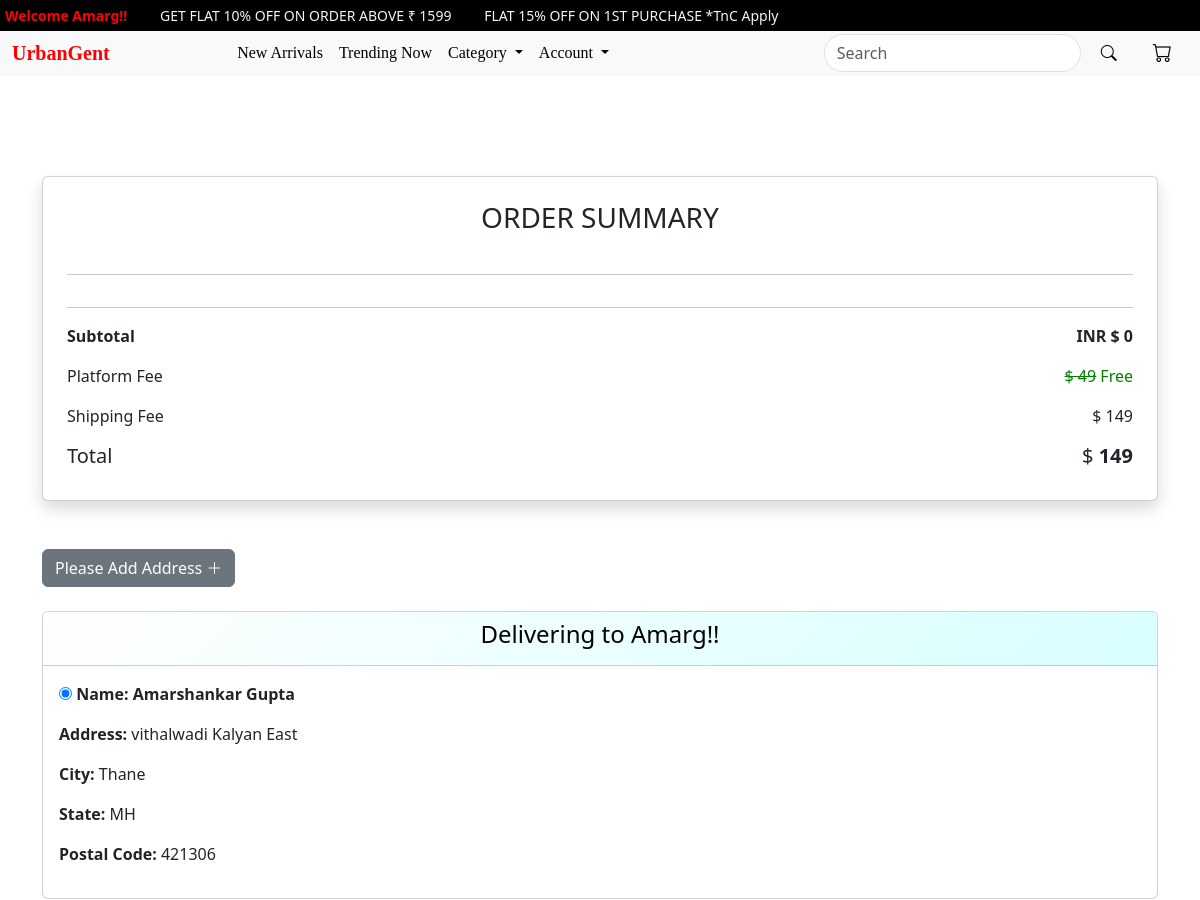
/checkout/ (signed in, upper part), run on an earlier commit of the app's database.
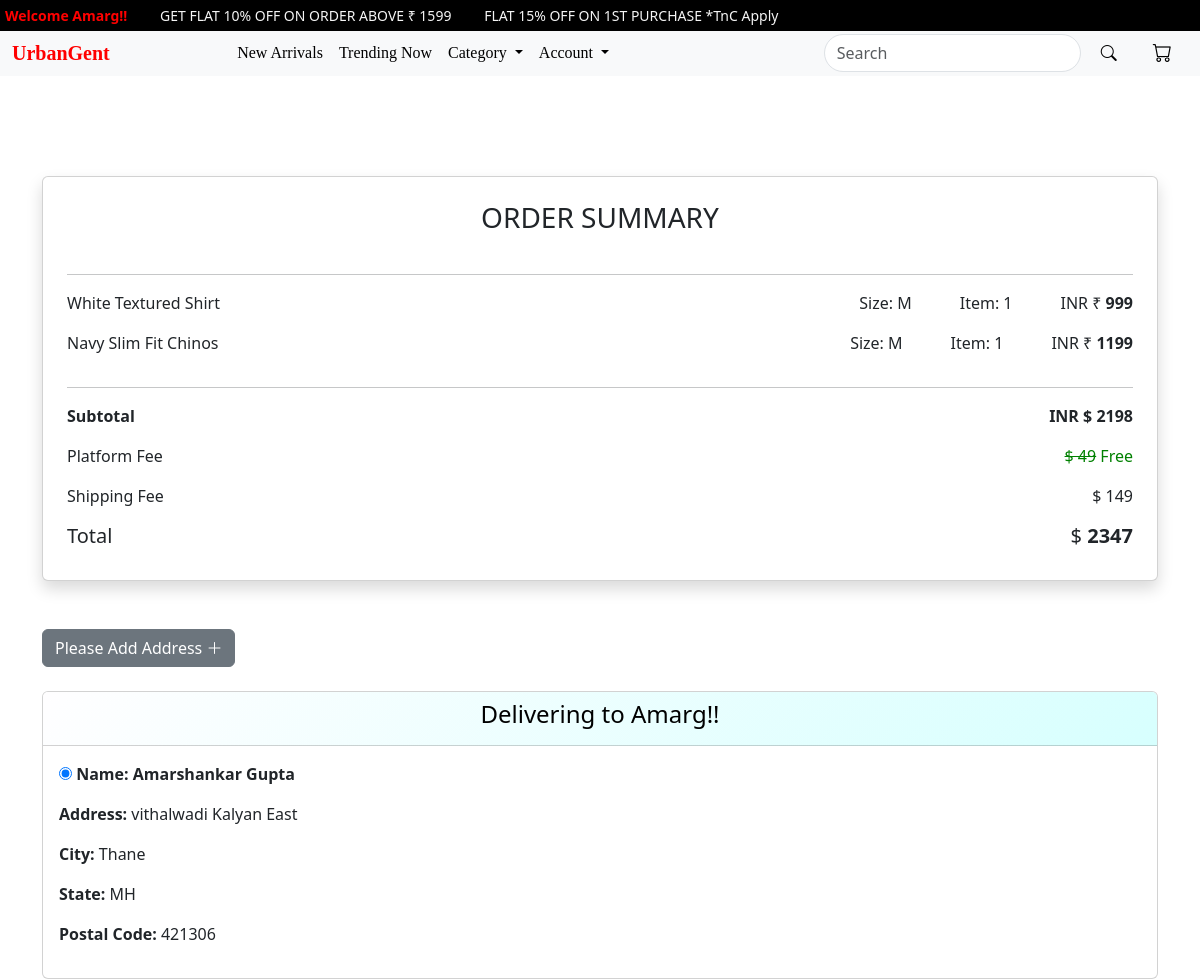
And on a later commit of the database.
### core/models.py (models this page shows, shortened)
class Userdetails(models.Model):
    STATE_CHOICES = [
        ('AP', 'Andhra Pradesh'),
        ('AR', 'Arunachal Pradesh'),
        ('AS', 'Assam'),
        ('BR', 'Bihar'),
        ('CT', 'Chhattisgarh'),
        ('GA', 'Goa'),
        ('GJ', 'Gujarat'),
        ('HR', 'Haryana'),
        ('HP', 'Himachal Pradesh'),
        ('JH', 'Jharkhand'),
        ('KA', 'Karnataka'),
        ('KL', 'Kerala'),
        ('MP', 'Madhya Pradesh'),
        ('MH', 'Maharashtra'),
        ('MN', 'Manipur'),
        ('ML', 'Meghalaya'),
        ('MZ', 'Mizoram'),
        ('NL', 'Nagaland'),
        ('OR', 'Odisha'),
        ('PB', 'Punjab'),
        ('RJ', 'Rajasthan'),
        ('SK', 'Sikkim'),
        ('TN', 'Tamil Nadu'),
        ('TG', 'Telangana'),
        ('TR', 'Tripura'),
        ('UP', 'Uttar Pradesh'),
        ('UK', 'Uttarakhand'),
        ('WB', 'West Bengal'),
        ('AN', 'Andaman and Nicobar Islands'),
        ('CH', 'Chandigarh'),
        ('DN', 'Dadra and Nagar Haveli and Daman and Diu'),
        ('DL', 'Delhi'),
        ('JK', 'Jammu and Kashmir'),
        ('LA', 'Ladakh'),
        ('LD', 'Lakshadweep'),
        ('PY', 'Puducherry'),
    ]
    user = models.ForeignKey(User, on_delete=models.CASCADE)
    name=models.CharField(max_length=100)
    address=models.CharField(max_length=100)
    city=models.CharField(max_length=100)
    state=models.CharField(max_length=2,choices=STATE_CHOICES)
    pincode=models.IntegerField(
        default=0,
        blank=True,
        null=True
    )

class CartUpperwear(models.Model):
     user = models.ForeignKey(User, on_delete=models.CASCADE)
     product=models.ForeignKey(new_arrival, on_delete=models.CASCADE)
     quantity=models.PositiveIntegerField(default=1)
     size = models.CharField(default="S", max_length=50)
     @property
     def price_and_quantity_total(self):
        return self.product.discounted_price*self.quantity

class new_arrival(models.Model):
        CATEGORY_CHOICES = [
        ('NEWARRIVAL','newarrival'),
        ('SHIRTS','shirts'),
        ('T_SHIRTS','t-shirts'),
        ('SWEATSHIRTS','sweatshirts'),
        ('TROUSERS','trousers'),
        ('SHORTS','shorts'),
        ('TRENDING','trending')
    ]
        SIZE_CHOICES = [
        ('S', 'Small'),
        ('M', 'Medium'),
        ('L', 'Large'),
        ('XL', 'Extra Large'),
    ]
        name=models.CharField(max_length=100)
        category = models.CharField(max_length=30,choices=CATEGORY_CHOICES)
        short_d = models.CharField(max_length=400)
        desc = models.TextField()
        original_price=models.IntegerField(default=1000)
        discounted_price=models.IntegerField()
        size = models.CharField(max_length=2, choices=SIZE_CHOICES,default='S')
        upperwear_img = models.ImageField(upload_to='new_arrival_img')

### core/views.py (the view)
# urls.py: path('checkout/',views.checkout,name='checkout'),
def checkout(request):
    if request.user.is_authenticated:
        ca = CartUpperwear.objects.filter(user=request.user)
        total = sum(c.product.discounted_price * c.quantity for c in ca)
        delivery_charge = 149
        final_price = total + delivery_charge
        address = Userdetails.objects.filter(user=request.user)
        if request.method == "POST":
            selected_address = request.POST.get("selected_address")
            if not selected_address:
                messages.error(request, "Please select an address before proceeding to payment.")
                return redirect("checkout")  # Redirect back to checkout page
            return redirect("payment")  # Proceed to payment if address is selected
        return render(request, "core/checkout.html", {
            "ca": ca,
            "total": total,
            "final_price": final_price,
            "address": address,
        })
    else:
        return redirect("login")

### core/templates/core/checkout.html (shortened to what this page needs)
{% extends "core/base.html" %}
{% load static %}
{% block content %}
<div class="container order-check">
    <div class="card shadow p-4" style="width: 100%;">
        <h3 class="text-center mb-4">ORDER SUMMARY</h3>
        <hr>
        {% for c in ca %}
        <div class="d-flex justify-content-between">
            <p>{{ c.product.short_d }}</p>
            <div class="d-flex">
                <p class="me-5">Size: {{ c.size }}</p>
                <p class="me-5">Item: {{ c.quantity }}</p>
                <p>INR &#8377 <strong>{{ c.price_and_quantity_total }}</strong></p>
            </div>
        </div>
        {% endfor %}
        <hr>
        <div class="d-flex justify-content-between">
            <p class="fw-semibold">Subtotal</p>
            <p class="fw-semibold">INR &#x24; <strong>{{ total }}</strong></p>
        </div>
        <div class="d-flex justify-content-between">
            <p>Platform Fee</p>
            <p style="color:green;"><s>&#x24; 49</s> Free</p>
        </div>
        <div class="d-flex justify-content-between">
            <p>Shipping Fee</p>
            <p>&#x24; 149</p>
        </div>
        <div class="d-flex justify-content-between">
            <h5>Total</h5>
            <h5>&#x24; <strong>{{ final_price }}</strong></h5>
        </div>
    </div>
</div>
<div class="container mt-5">
    <div>
        <a href={% url "payment_address" %} style='text-decoration:none; color:white '> <button class='btn btn-secondary' {% url "payment_address" %}> Please Add Address <i class="bi bi-plus-lg"></i></button></a>
     </div>
     <br>
    <div class="row justify-content-center g-4">
        <form action="{% url 'payment' %}" method="POST">
            {% for add in address %}
            <div class="col-md-12">
                <div class="card mb-4">
                    <div class="card-header text-center" style='background-image: linear-gradient(-225deg, #FFFEFF 0%, #D7FFFE 100%); color:black;'>
                        <h4>Delivering to {{request.user}}!!</h4>
                    </div>
                        <div class="card-body d-flex flex-column align-items-start">
                            <p class="mb-0">
                                <input type="radio" name="selected_address" value="{{ add.id }}" checked>
                                <strong>Name: {{ add.name }}</strong>
                                <p>
                                    <p><strong>Address: </strong>{{ add.address }}</p>
                                    <p><strong>City: </strong>{{ add.city }}</p>
                                    <p><strong>State: </strong>{{ add.state }}</p>
                                    <p><strong>Postal Code: </strong>{{ add.pincode }}</p>
                                </div>
                            </div>
                        </div>
                        {% endfor %}
                                                <br><br><br><br><br><br>
                    </form>
{% endblock content %}

### core/templates/core/navbar.html (shortened to what this page needs)
{% load static %}
<marquee class="marque" style="background-color:black; white-space: nowrap; overflow: hidden; text-overflow: clip; width: 100%; font-size: 14px; padding: 5px;">
  <span style="color:red; font-weight: bold;">
    {% if request.user.is_authenticated %}
      Welcome {{request.user}}!!
    {% else %}
      <strong>Please Login!!</strong>
    {% endif %}
  </span>
  &nbsp;&nbsp;&nbsp;&nbsp;&nbsp;&nbsp;&nbsp;&nbsp;GET FLAT 10% OFF ON ORDER ABOVE &#8377; 1599
  &nbsp;&nbsp;&nbsp;&nbsp;&nbsp;&nbsp;&nbsp;&nbsp;FLAT 15% OFF ON 1ST PURCHASE *TnC Apply
</marquee>
<nav class="navbar navbar-expand-lg bg-body-tertiary">
  <div class="container-fluid">
    <a class="navbar-brand" href="{% url 'index' %}" id="logo" style="font-family: cursive;"><strong>UrbanGent</strong></a>
    <div class="collapse navbar-collapse justify-content-center" id="navbarSupportedContent">
      <ul class="navbar-nav mx-auto mb-2 mb-lg-0 text-center">
        <li class="nav-item">
          <a class="nav-link active" href="{% url 'newarrival' %}" id="navbarbtns" style="font-family: cursive;">New Arrivals</a>
        </li>
        <li class="nav-item">
          <a class="nav-link" href="{% url 'trending' %}" id="navbarbtns" style="font-family: cursive;">Trending Now</a>
        </li>
        <li class="nav-item dropdown">
          <a class="nav-link dropdown-toggle" href="#" role="button" data-bs-toggle="dropdown" aria-expanded="false" id="navbarbtns" style="font-family: cursive;">
            Category
          </a>
        </li>
        <li class="nav-item dropdown">
          <a class="nav-link dropdown-toggle" href="#" role="button" data-bs-toggle="dropdown" aria-expanded="false" id="navbarbtns" style="font-family: cursive;">
            Account
          </a>
        </li>
      </ul>
      <form class="d-flex ms-auto text-center" role="search" action="{% url 'product_search' %}">
        <input class="form-control me-2" type="search" placeholder="Search" aria-label="Search" id="searchbar" name="q" value="{{ query }}">
        <button class="btn" type="submit" id="searchbtn"><i class="bi bi-search"></i></button>
      </form>
      <ul class="navbar-nav ms-3">
        <li class="nav-item" id="navbarbtns">
          <a class="nav-link" href="{% url 'showcart' %}">
            <i class="bi bi-cart" style="font-size: 1.2rem; margin-right: 8px; color: black;" id="navbarbtns"></i>
          </a>
        </li>
      </ul>
    </div>
  </div>
</nav>

What changed in the data, as far as the page shows it:
added CartUpperwear: product.short_d "White Textured Shirt", size "M", quantity "1", price_and_quantity_total "999"
added CartUpperwear: product.short_d "Navy Slim Fit Chinos", size "M", quantity "1", price_and_quantity_total "1199"
Also different on the page:
{{ total }}: "0" → "2198"
{{ final_price }}: "149" → "2347"
